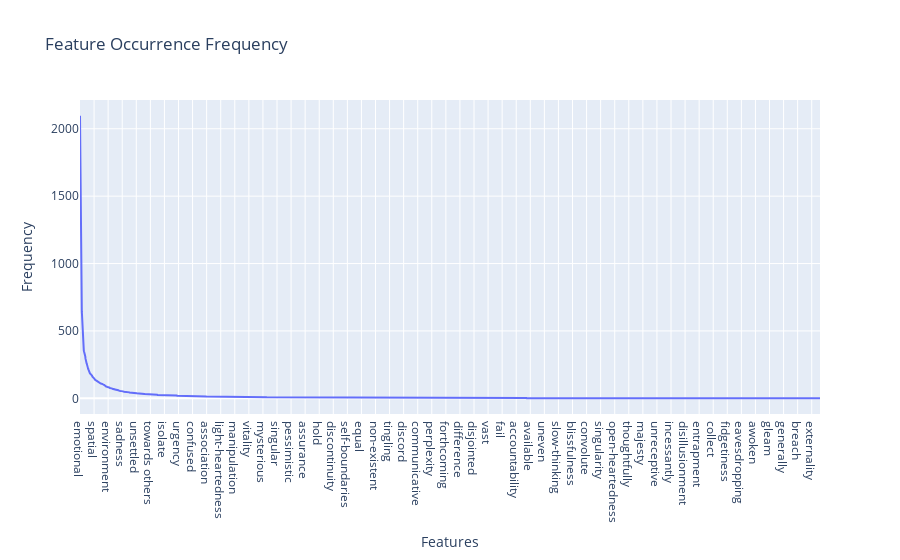

This figure's notebook cell:
### Code cell
# VISUALIZE FEATURE FREQUENCIES
import plotly.graph_objs as go
import pandas as pd

# Sort the words and counts based on counts in descending order
df_sorted = frequency_df.sort_values(by='frequency', ascending=False)

fig = go.Figure()

fig.add_trace(go.Scatter(x=df_sorted['feature'], y=df_sorted['frequency'], mode='lines', name='Feature Occurrence Frequency'))

fig.update_layout(
    title='Feature Occurrence Frequency',
    xaxis_title='Features',
    yaxis_title='Frequency',
)

### Figure 1 — Plotly figure (JSON) as saved in the notebook; plotly's stock layout.template omitted (floating-point values rounded to 4 significant figures; data arrays with more than 128 entries replaced by an {"elided": "..."} marker saying what was removed)
{"data": [{"mode": "lines", "name": "Feature Occurrence Frequency", "type": "scatter", "x": {"elided": "4471 str values"}, "y": {"elided": "4471 int values"}}], "layout": {"title": {"text": "Feature Occurrence Frequency"}, "xaxis": {"title": {"text": "Features"}}, "yaxis": {"title": {"text": "Frequency"}}}}
